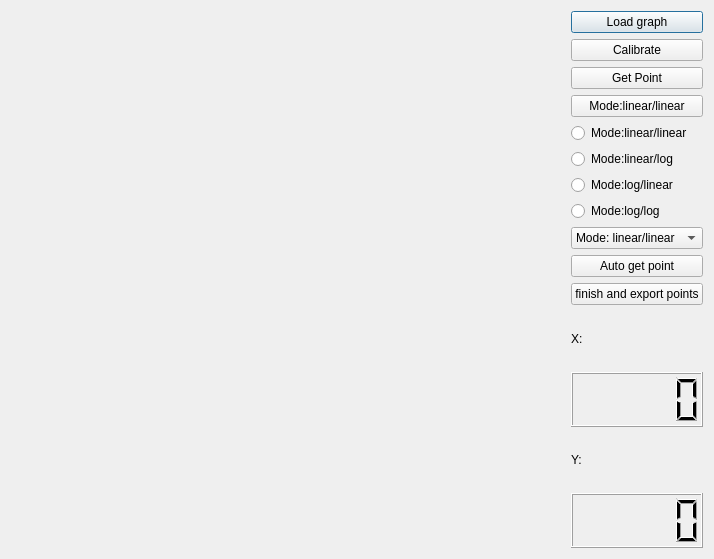
<?xml version="1.0" encoding="UTF-8"?>
<ui version="4.0">
 <class>GraphsDigitiser</class>
 <widget class="QDialog" name="GraphsDigitiser">
  <property name="geometry">
   <rect>
    <x>0</x>
    <y>0</y>
    <width>714</width>
    <height>559</height>
   </rect>
  </property>
  <property name="minimumSize">
   <size>
    <width>714</width>
    <height>0</height>
   </size>
  </property>
  <property name="windowTitle">
   <string>GraphDigister</string>
  </property>
  <layout class="QHBoxLayout" name="horizontalLayout" stretch="3,0">
   <item>
    <widget class="QLabel" name="label">
     <property name="text">
      <string/>
     </property>
    </widget>
   </item>
   <item>
    <layout class="QVBoxLayout" name="verticalLayout">
     <item>
      <widget class="QPushButton" name="Load_file">
       <property name="text">
        <string>Load graph</string>
       </property>
      </widget>
     </item>
     <item>
      <widget class="QPushButton" name="Calibrate">
       <property name="text">
        <string>Calibrate</string>
       </property>
      </widget>
     </item>
     <item>
      <widget class="QPushButton" name="Get_point">
       <property name="text">
        <string>Get Point</string>
       </property>
      </widget>
     </item>
     <item>
      <widget class="QPushButton" name="Mode_select">
       <property name="text">
        <string>Mode:linear/linear</string>
       </property>
      </widget>
     </item>
     <item>
      <widget class="QRadioButton" name="Mode">
       <property name="text">
        <string>Mode:linear/linear</string>
       </property>
      </widget>
     </item>
     <item>
      <widget class="QRadioButton" name="Mode_2">
       <property name="text">
        <string>Mode:linear/log</string>
       </property>
      </widget>
     </item>
     <item>
      <widget class="QRadioButton" name="Mode_3">
       <property name="text">
        <string>Mode:log/linear</string>
       </property>
      </widget>
     </item>
     <item>
      <widget class="QRadioButton" name="Mode_4">
       <property name="text">
        <string>Mode:log/log</string>
       </property>
      </widget>
     </item>
     <item>
      <widget class="QComboBox" name="Mode_select_list">
       <item>
        <property name="text">
         <string>Mode: linear/linear</string>
        </property>
       </item>
       <item>
        <property name="text">
         <string>Mode: linear/log</string>
        </property>
       </item>
       <item>
        <property name="text">
         <string>Mode: log/linear</string>
        </property>
       </item>
       <item>
        <property name="text">
         <string>Mode: log/log</string>
        </property>
       </item>
      </widget>
     </item>
     <item>
      <widget class="QPushButton" name="Auto_get_point">
       <property name="text">
        <string>Auto get point</string>
       </property>
      </widget>
     </item>
     <item>
      <widget class="QPushButton" name="Export">
       <property name="text">
        <string>finish and export points</string>
       </property>
      </widget>
     </item>
     <item>
      <widget class="QLabel" name="yvalue">
       <property name="text">
        <string>X:</string>
       </property>
      </widget>
     </item>
     <item>
      <widget class="QLCDNumber" name="lcdNumber"/>
     </item>
     <item>
      <widget class="QLabel" name="xvalue">
       <property name="text">
        <string>Y:</string>
       </property>
      </widget>
     </item>
     <item>
      <widget class="QLCDNumber" name="lcdNumber_2"/>
     </item>
    </layout>
   </item>
  </layout>
 </widget>
 <layoutdefault spacing="6" margin="11"/>
 <resources/>
 <connections/>
</ui>
